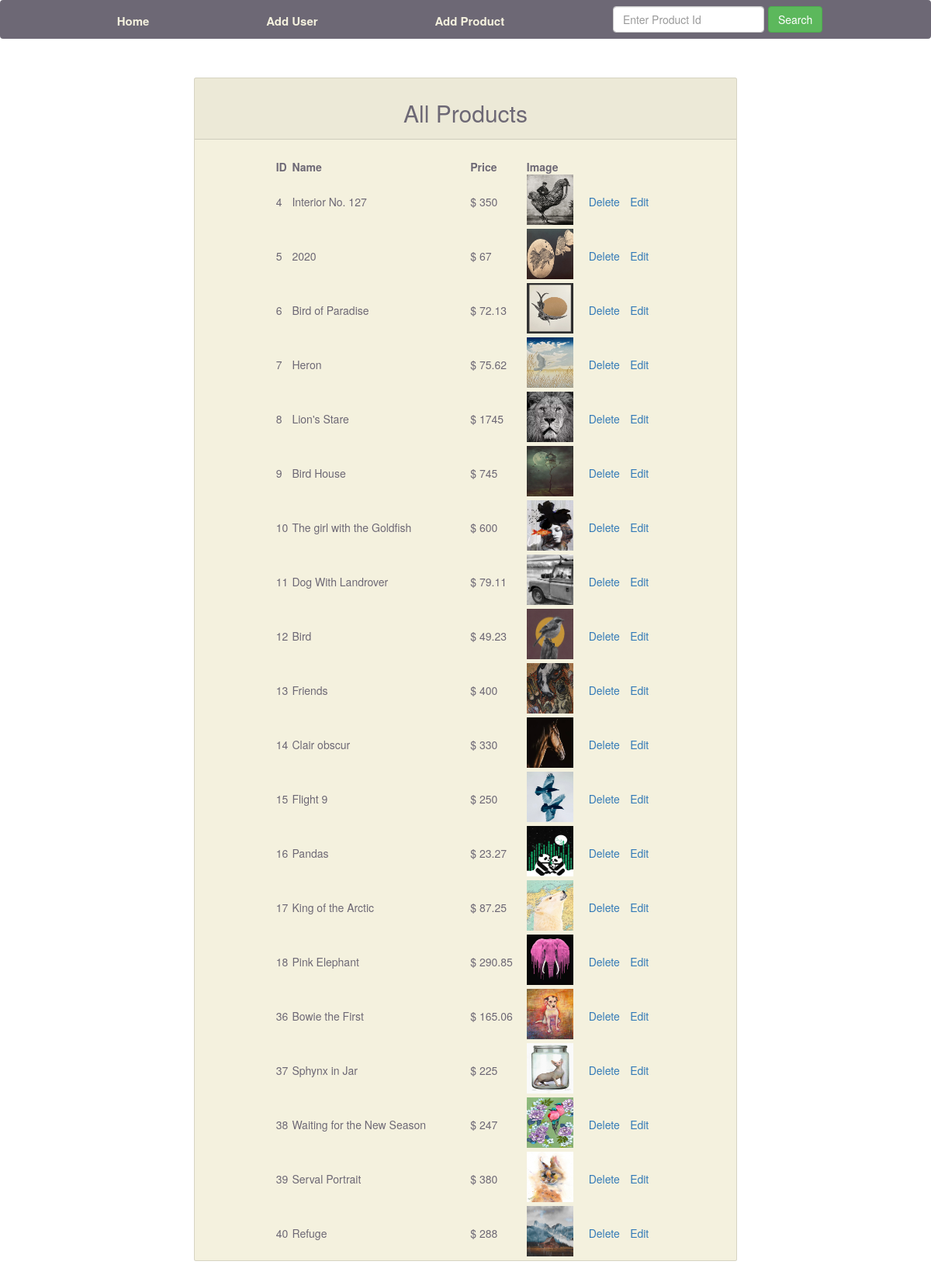
Page /FinalProject/admin_home.php on the committed database.
### tables this page shows
CREATE TABLE `products` (
  `id` int(11) NOT NULL,
  `cat_id` tinyint(4) NOT NULL,
  `name` varchar(150) NOT NULL,
  `description` text NOT NULL,
  `image` varchar(50) NOT NULL,
  `price` float NOT NULL
);

### FinalProject/admin_home.php (the view, shortened to what this page needs)
<!DOCTYPE html>
<html lang="en">
<head>
    <link rel="stylesheet" href="https://cdn.jsdelivr.net/npm/bootstrap@4.6.0/dist/css/bootstrap.min.css">
    <link rel="stylesheet" href="https://maxcdn.bootstrapcdn.com/bootstrap/3.3.6/css/bootstrap.min.css" />
</head>
<body class = "background-image" >
<nav class="navbar top_border  justify-content-between">
    <button class="btn btn-sm basket_text_style" name = "btn_profile" onclick="location.href='admin_home.php'">Home</button>
    <button class="btn btn-sm basket_text_style" name = "btn_profile" onclick="location.href='add_user.php'">Add User</button>
    <button class="btn btn-sm basket_text_style" name = "btn_profile" onclick="location.href='add_product.php'">Add Product</button>
    <form class="form-inline" method="post">
        <input class="form-control mr-sm-2" type="search" name = "s_name" placeholder="Enter Product Id" aria-label="Search">
        <button class="btn btn-success my-2 my-sm-0" type="submit" name = "search">Search</button>
    </form>
</nav>
<div class="row">
    <div class="col"></div>
    <div class="col">
<div class="view_product_box card card_style" align="center">
    <div class="card-header card-header-color">
        <h2>All Products</h2>
    </div>
    <div class=" card-body card-body-color border_bottom"></div>
    <form action="" method="post" enctype="multipart/form-data" />
    <table width="70%" align="center" >
        <thead>
        <tr>
            <th width="%10">ID</th>
            <th width="%20">Name</th>
            <th width="%10">Price</th>
            <th width="%20">Image</th>
            <th width="%20"></th>
            <th width="%20"></th>
        </tr>
        </thead>
        <?php
        require_once 'dbconnect.php';
        $all_products = mysqli_query($connect,"select * from products order by id ASC ");
        while($row=mysqli_fetch_array($all_products)){
            ?>
            <tbody>
            <tr>
                <td><?php echo $row['id']; ?></td>
                <td><?php echo $row['name']; ?></td>
                <td>$ <?php echo $row['price']; ?></td>
                <td><img src="images/<?php echo $row['image']; ?>" width="60" height="70" style="padding-bottom: 5px"/></td>
                <td><a href="admin_home.php?action=view_pro&delete_product=<?php echo $row['id'];?>">Delete</a></td>
                <td><a href="edit_product.php?action=edit_pro&id=<?php echo $row['id'];?>">Edit</a></td>
            </tr>
            </tbody>
            <?php } ?>
    </table>
</div>
</div>
    <div class="col">
</div>
</body>

### FinalProject/admin_home.php (style rules this page uses)
.card_style { background-color:#f4f1de; color : #6d6875; margin-top:50px; width: 70rem; }
.background-image { background-color: #ffffff; background-repeat: no-repeat; background-attachment: fixed; position: absolute; top:0; width: 100%; height: 100%; background-position: center; background-size: cover; overflow-x: hidden; }
.card { margin: 0 auto; float: none; margin-bottom: 50px; }
.top_border { margin-top: 0px; background-color: #6d6875; width: available; height: 30px; }
.basket_text_style { text-align: right; font-size: 15px; font-weight: bold; color: #f4f1de; vertical-align: center; height: 30px; }

### rows in the picture
products: id "4", name "Interior No. 127", price "350", image (picture)
products: id "5", name "2020", price "67", image (picture)
products: id "6", name "Bird of Paradise", price "72.13", image (picture)
products: id "7", name "Heron", price "75.62", image (picture)
products: id "8", name "Lion's Stare", price "1745", image (picture)
products: id "9", name "Bird House", price "745", image (picture)
products: id "10", name "The girl with the Goldfish", price "600", image (picture)
products: id "11", name "Dog With Landrover", price "79.11", image (picture)
products: id "12", name "Bird", price "49.23", image (picture)
products: id "13", name "Friends", price "400", image (picture)
products: id "14", name "Clair obscur", price "330", image (picture)
products: id "15", name "Flight 9", price "250", image (picture)
products: id "16", name "Pandas", price "23.27", image (picture)
products: id "17", name "King of the Arctic", price "87.25", image (picture)
products: id "18", name "Pink Elephant", price "290.85", image (picture)
products: id "36", name "Bowie the First", price "165.06", image (picture)
products: id "37", name "Sphynx in Jar", price "225", image (picture)
products: id "38", name "Waiting for the New Season", price "247", image (picture)
products: id "39", name "Serval Portrait", price "380", image (picture)
products: id "40", name "Refuge", price "288", image (picture)
